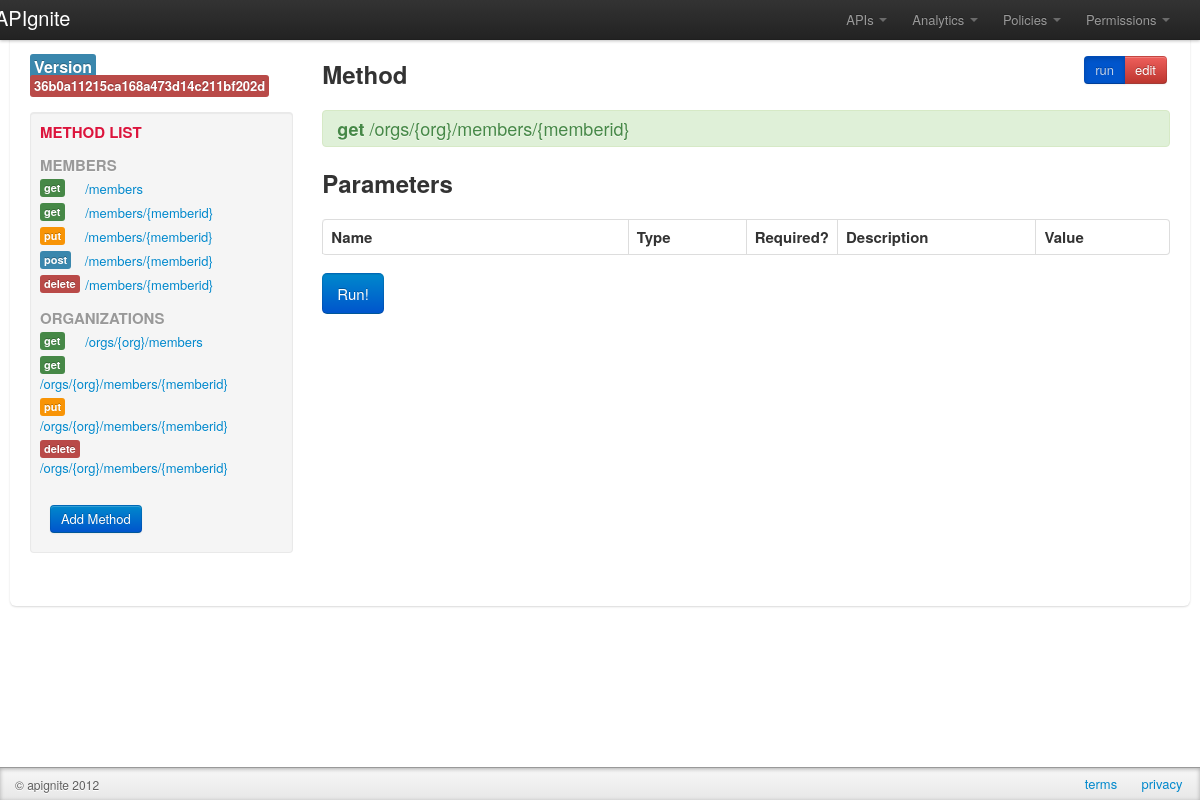
The page /apis/builder/method/a03c812ecc35da23971a1f451de9849b on the database its author committed.
### tables this page shows
CREATE TABLE `api_e_category` (
  `api_id` int(11) unsigned NOT NULL,
  `category_id` varchar(32) NOT NULL,
  `c_name` varchar(2048) DEFAULT NULL,
  `c_description` varchar(2048) DEFAULT ''
);

CREATE TABLE `api_e_method` (
  `category_id` varchar(32) DEFAULT NULL,
  `method_id` int(32) unsigned NOT NULL AUTO_INCREMENT,
  `m_type` enum('get','put','post','delete') NOT NULL DEFAULT 'get',
  `m_name` varchar(128) DEFAULT NULL,
  `m_description` varchar(2048) DEFAULT NULL,
  `m_uid` varchar(64) DEFAULT NULL,
  PRIMARY KEY (`method_id`),
  UNIQUE KEY `m_uid` (`m_uid`)
);

### application/models/apiedit.php (called while the page is built, shortened)
<?php
class Apiedit extends CI_Model {
	function category_get($api_id, $category_id = NULL)
	{
		if ($category_id != NULL)
			$query_parts = array('api_id' => $api_id, 'category_id' => $category_id);
		else
			$query_parts = array('api_id' => $api_id);
		$query = $this->db->get_where('api_e_category', $query_parts);
		if (!$query)
			return false;
		else
			return $query->result();
	}
	function method_get($category_id, $method_id = NULL)
	{
		if ($method_id != NULL)
			$query_parts = array('method_id' => $method_id, 'category_id' => $category_id);
		else
			$query_parts = array('category_id' => $category_id);
		$query = $this->db->get_where('api_e_method', $query_parts);
		if (!$query)
			return false;
		else
			return $query->result();
	}
}

### index.php (called while the page is built, shortened)
<?php
require_once BASEPATH.'core/CodeIgniter.php';

### application/controllers/apis.php (the view, shortened to what this page needs)
<?php if ( ! defined('BASEPATH')) exit('No direct script access allowed');
class Apis extends CI_Controller {
	var $api_heuristics;
	public function __construct()
	{
		$this->api_id = "1";
		$this->menu = array(
									array('name' => "APIs", 'val' => array(
										array('name' => "New", 'val' => "/apis/newapi"),
										array('name' => "Versions", 'val' => "/apis/versions"),
										array('name' => "Builder", 'val' => "/apis/builder"),
									), 'align' => 'right'),
									array('name' => "Analytics", 'val' => array(
										array('name' => "Requests", 'val' => "/analytics/requests"),
										array('name' => "Response Time", 'val' => "/analytics/responsetime"),
										array('name' => "Data", 'val' => "/analytics/data"),
										array('name' => "Errors", 'val' => "/analytics/errors"),
										array('name' => "Error Rate", 'val' => "/analytics/errorrate"),
										array('name' => "Users", 'val' => "/analytics/users"),
									), 'align' => 'right'),
									array('name' => "Policies", 'val' => array(
										array('name' => "Profiles", 'val' => "/policies/profiles"),
										array('name' => "Status", 'val' => "/policies/status"),
									), 'align' => 'right'),
									array('name' => "Permissions", 'val' => array(
										array('name' => "Users", 'val' => "/permissions/users"),
										array('name' => "Roles", 'val' => "/permissions/users"),
										array('name' => "OAuth 2", 'val' => "/permissions/oauth2"),
										array('name' => "HTTP Digest", 'val' => "/permissions/httpdigest"),
									), 'align' => 'right'),
								);
		$this->css = array(	"prettify",
									"bootstrap.min",
									"bootstrap-responsive.min",
									"font-awesome",
									"apignite",
									);
		$this->js = array(	"jquery-1.7.min",
								"jquery.tablesorter",
								"bootstrap.min",
								"prettify",
								"application",
								);
	}
	public function builder()
	{
		$this->template->write('title', 'apignite - api builder');
		$payload['menu'] = $this->menu;
		$payload['css'] = $this->css;
		$payload['js'] = $this->js;
		$this->api_heuristics = $this->getapiheuristic($this->api_id);
		$html = $this->htmlapisidelist($this->api_id);
		$payload['apisidemenu'] = $html;
		if ($this->uri->segment(3) === FALSE)
		{
		    $category_id_r = 1;
			$method_id_r = 3;
		}
		else
		{
		    $uid = $this->uri->segment(4);
			$method = $this->apiedit->method_get_uid($uid);
			if ($method)
			{
				$category_id_r = $method->category_id;
				$method_id_r = $method->method_id;
			} else {
			}
		}
		$method = $this->htmlapimethod($category_id_r, $method_id_r);
		$payload['apimethodslide'] = $method;
		$params = $this->apiedit->param_get($method_id_r);
		$payload['apiparams'] = $params;
		$maxparamid_unique = 0;
		$thismethodid = NULL;
		$payload['maxparamid_unique'] = $maxparamid_unique;
		$payload['thismethodid'] = $thismethodid;
		$this->template->write_view('start', 'layouts/builder', $payload);
		return $this->template->render();
	}
	public function getapiheuristic($api_id = "1")
	{
		$categories = $this->apiedit->category_get($api_id);
		$result = array('categories'	=>	NULL);
		foreach($categories as $category)
		{
			$result['categories'][$category->category_id] =
										array(	'name'			=>	$category->c_name,
												'description'	=>	$category->c_description
											);
			$methods = $this->apiedit->method_get($category->category_id);
			$methods_arr = array();
			foreach($methods as $method)
			{
				$methods_arr[$method->method_id] = array(	'type'			=>	$method->m_type,
															'name'			=>	$method->m_name,
															'description'	=>	$method->m_description,
															'uid'			=>	$method->m_uid,
															);
				$params = $this->apiedit->param_get($method->method_id);
				$params_arr = array();
				foreach($params as $param)
				{
					$params_arr[$param->param_id] = array(	'type'			=>	$param->type,
															'name'			=>	$param->name,
															'value'			=>	$param->value,
															'description'	=>	$param->description,
															);
				}
				$methods_arr[$method->method_id]['params'] = $params_arr;
				$result['categories'][$category->category_id]['methods'] = $methods_arr;
			}
			$result['categories'][$category->category_id]['methods'] = $methods_arr;
		}
		return($result);
	}
	public function htmlapisidelist()
	{
		$api = $this->api_heuristics;
		$parent = "/apis/builder";
		$html = "";
		foreach($api['categories'] as $category_id => $category_data)
		{
			$html .= '<li class="nav-header" style="font-size: 15px; position:relative; left:-20px">'.$category_data['name'].'</li>';
			foreach($category_data['methods'] as $method_id => $method_data)
			{
				if ($method_data['type'] == "get")
				{
					$html .= '<li style="position:relative; left: -20px"><a href="'.$parent."/method/".$method_data['uid'].'"><span class="label label-success" style="position:relative; top: -3px; margin-right: 17px; left:0px">get</span> '.$method_data['name'].'</a></li>';
				} else 	if ($method_data['type'] == "post")
				{
					$html .= '<li style="position:relative; left: -20px"><a href="'.$parent."/method/".$method_data['uid'].'"><span class="label label-info" style="position:relative; top: -3px; margin-right: 10px">post</span> '.$method_data['name'].'</a></li>';
				} else	if ($method_data['type'] == "put")
				{
	              $html .= '<li style="position:relative; left: -20px"><a href="'.$parent."/method/".$method_data['uid'].'"><span class="label label-warning" style="position:relative; top: -3px; margin-right: 16px">put</span> '.$method_data['name'].'</a></li>';
				} else	if ($method_data['type'] == "delete")
				{
	              $html .= '<li style="position:relative; left: -20px"><a href="'.$parent."/method/".$method_data['uid'].'"><span class="label label-important" style="position:relative; top: -3px; margin-right: 2px;">delete</span> '.$method_data['name'].'</a></li>';
				}
			}
		}
		return $html;
	}
	public function htmlapimethod($category_id_r, $method_id_r)
	{
		$api = $this->api_heuristics;
		$html = "";
		foreach($api['categories'] as $category_id => $category_data)
		{
			if ($category_id != $category_id_r)
				continue;
			foreach($category_data['methods'] as $method_id => $method_data)
			{
				if ($method_id != $method_id_r)
					continue;
				if ($method_data['type'] == "get")
				{
					$html .= '<div class="alert alert-success" style="font-size:18px"><strong>get</strong> '.$method_data['name'].' <a style="float:right"><span class="badge badge-inverse" style="position:relative; top:-3px" id="paramcounttext">'.count($method_data['params']).' parameters</span></a></div>';
				} else 	if ($method_data['type'] == "post")
				{
					$html .= '<div class="alert alert-info" style="font-size:18px"><strong>post</strong> '.$method_data['name'].' <a style="float:right"><span class="badge badge-inverse" style="position:relative; top:-3px" id="paramcounttext">'.count($method_data['params']).' parameters</span></a></div>';
				} else	if ($method_data['type'] == "delete")
				{
	              $html .= '<div class="alert alert-error" style="font-size:18px"><strong>delete</strong> '.$method_data['name'].' <a style="float:right" id="paramcounttext"><span class="badge badge-inverse" style="position:relative; top:-3px">'.count($method_data['params']).' parameters</span></a></div>';
				} else	if ($method_data['type'] == "put")
				{
	              $html .= '<div class="alert" style="font-size:18px"><strong>put</strong> '.$method_data['name'].' <a style="float:right" id="paramcounttext"><span class="badge badge-inverse" style="position:relative; top:-3px">'.count($method_data['params']).' parameters</span></a></div>';
				}
			}
		}
		return $html;
	}
}

### rows shown on the page
api_e_category: name "MEMBERS"
api_e_method: m_name "/members"
api_e_method: m_name "/members/{memberid}"
api_e_method: m_name "/members/{memberid}"
api_e_method: m_name "/members/{memberid}"
api_e_method: m_name "/members/{memberid}"
api_e_category: name "ORGANIZATIONS"
api_e_method: m_name "/orgs/{org}/members"
api_e_method: m_name "/orgs/{org}/members/{memberid}"
api_e_method: m_name "/orgs/{org}/members/{memberid}"
api_e_method: m_name "/orgs/{org}/members/{memberid}"

### other values the page prints
$menuitem_val['name'] "APIs"
$menuitem_val['name'] "Analytics"
$menuitem_val['name'] "Policies"
$menuitem_val['name'] "Permissions"
